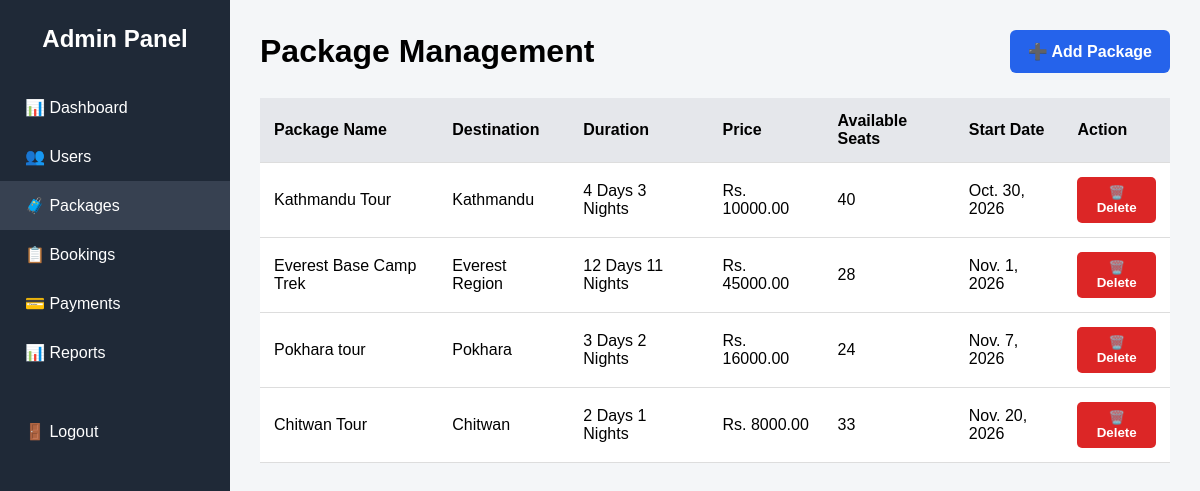
The page /admin-dashboard/packages/ (signed in) on the database its author committed.
### travel/models.py (models this page shows, shortened)
class TourPackage(models.Model):
    package_name = models.CharField(
        max_length=100
    )
    destination = models.CharField(
        max_length=100
    )
    description = models.TextField()
    itinerary = models.TextField(
        blank=True
    )
    duration = models.CharField(
        max_length=50
    )
    price = models.DecimalField(
        max_digits=10,
        decimal_places=2
    )
    available_seats = models.IntegerField()
    start_date = models.DateField()
    transportation = models.CharField(
        max_length=50,
        default='Tourist Bus'
    )
    accommodation = models.CharField(
        max_length=100,
        blank=True
    )
    meals = models.CharField(
        max_length=100,
        blank=True
    )
    sightseeing = models.TextField(
        blank=True
    )

### travel/views.py (the view)
def admin_packages(request):
    if not request.user.is_authenticated:
        return redirect('admin_login')
    if not request.user.is_staff:
        messages.error(
            request,
            'You are not authorized to access the admin packages page.'
        )
        return redirect('dashboard')
    packages = TourPackage.objects.all().order_by('start_date')
    return render(
        request,
        'travel/admin_packages.html',
        {
            'packages': packages
        }
    )

### travel/templates/travel/admin_packages.html (shortened to what this page needs)
<!DOCTYPE html>
<html lang="en">
<head>
</head>
<body>
    <div class="sidebar">
        <h2>Admin Panel</h2>
        <a href="{% url 'admin_dashboard' %}">
            📊 Dashboard
        </a>
        <a href="{% url 'admin_users' %}">
            👥 Users
        </a>
        <a href="{% url 'admin_packages' %}" class="active">
            🧳 Packages
        </a>
        <a href="{% url 'admin_bookings' %}">
            📋 Bookings
        </a>
        <a href="{% url 'admin_payments' %}">
            💳 Payments
        </a>
        <a href="{% url 'admin_reports' %}">
            📊 Reports
        </a>
        <div class="logout">
            <a href="{% url 'logout' %}">
                🚪 Logout
            </a>
        </div>
    </div>
    <div class="main">
        <div class="header">
            <h1>Package Management</h1>
            <a href="{% url 'admin_add_package' %}" class="add-btn">
                ➕ Add Package
            </a>
        </div>
        <table>
            <thead>
                <tr>
                    <th>Package Name</th>
                    <th>Destination</th>
                    <th>Duration</th>
                    <th>Price</th>
                    <th>Available Seats</th>
                    <th>Start Date</th>
                    <th>Action</th>
                </tr>
            </thead>
            <tbody>
                {% for package in packages %}
                <tr>
                    <td>{{ package.package_name }}</td>
                    <td>{{ package.destination }}</td>
                    <td>{{ package.duration }}</td>
                    <td>Rs. {{ package.price }}</td>
                    <td>{{ package.available_seats }}</td>
                    <td>{{ package.start_date }}</td>
                    <td>
                        <form method="POST"
                              action="{% url 'admin_delete_package' package.id %}"
                              onsubmit="return confirm('Are you sure you want to delete this package?');">
                            <button type="submit" class="delete-btn">
                                🗑️ Delete
                            </button>
                        </form>
                    </td>
                </tr>
                {% empty %}
                <tr>
                    <td colspan="7" class="empty">
                        No packages available.
                    </td>
                </tr>
                {% endfor %}
            </tbody>
        </table>
    </div>
</body>
</html>

### travel/templates/travel/admin_packages.html (style rules this page uses)
* { margin: 0; padding: 0; box-sizing: border-box; }
body { font-family: Arial, sans-serif; background: #f4f6f8; }
.sidebar { width: 230px; height: 100vh; background: #1f2937; position: fixed; left: 0; top: 0; padding-top: 25px; }
.sidebar h2 { color: white; text-align: center; margin-bottom: 30px; }
.sidebar a { display: block; color: white; text-decoration: none; padding: 15px 25px; }
.sidebar a:hover, .sidebar .active { background: #374151; }
.logout { margin-top: 30px; }
.main { margin-left: 230px; padding: 30px; }
.header { display: flex; justify-content: space-between; align-items: center; margin-bottom: 25px; }
.header h1 { margin: 0; }
.add-btn { background: #2563eb; color: white; padding: 12px 18px; text-decoration: none; border-radius: 6px; font-weight: bold; }
table { width: 100%; background: white; border-collapse: collapse; }
th, td { padding: 14px; border-bottom: 1px solid #ddd; text-align: left; }
th { background: #e5e7eb; }
.delete-btn { background: #dc2626; color: white; padding: 8px 12px; border: none; border-radius: 5px; cursor: pointer; font-weight: bold; }

### rows shown on the page
TourPackage: package_name "Kathmandu Tour", destination "Kathmandu", duration "4 Days 3 Nights", price "10000.00", available_seats "40", start_date "Oct. 30, 2026"
TourPackage: package_name "Everest Base Camp Trek", destination "Everest Region", duration "12 Days 11 Nights", price "45000.00", available_seats "28", start_date "Nov. 1, 2026"
TourPackage: package_name "Pokhara tour", destination "Pokhara", duration "3 Days 2 Nights", price "16000.00", available_seats "24", start_date "Nov. 7, 2026"
TourPackage: package_name "Chitwan Tour", destination "Chitwan", duration "2 Days 1 Nights", price "8000.00", available_seats "33", start_date "Nov. 20, 2026"
